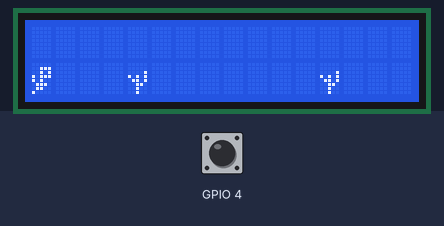
Simulated run of this sketch. Board: ESP32. On the bench: 16×2 character LCD. Inputs (shaded band) come from the test bench; at power-on: GPIO 4 HIGH. Random numbers use the default seed unless the sketch sets one; what the sketch prints to the serial monitor is not drawn.

Above: at 5.2 s.
5.3 s: GPIO 4 pulled LOW for 0.15 s
At 5.73 s:
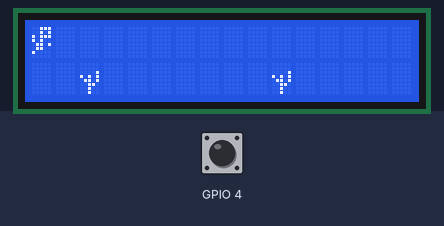
6.0 s: GPIO 4 pulled LOW for 1 s
At 6.34 s:
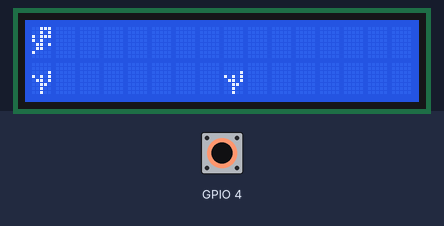
7.6 s: GPIO 4 pulled LOW for 0.15 s
At 7.85 s:
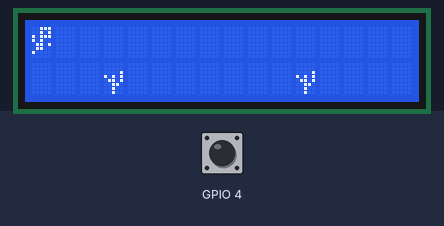
8.3 s: GPIO 4 pulled LOW for 1 s
At 8.46 s:
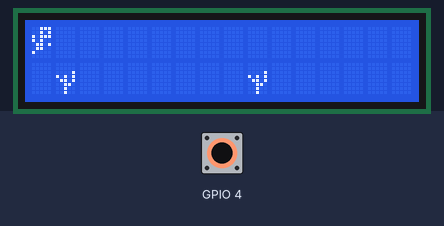
10.8 s: GPIO 4 pulled LOW for 3.2 s
At 11.8 s:
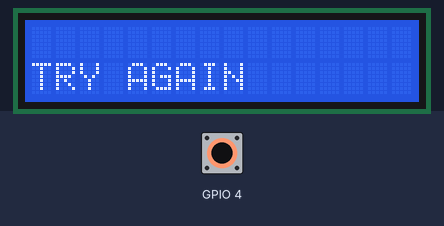
17.6 s: GPIO 4 pulled LOW for 0.15 s
At 17.95 s:
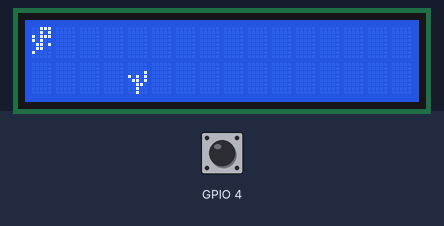
Timing chart, 0 to 20.6 s (numbered marks = the images above; inputs shaded):
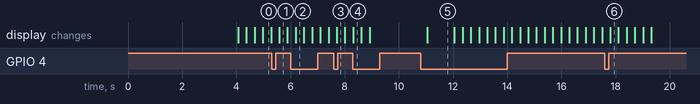

Measured:
- after the input at 10.8 s, the display: changes after 0.25 s (image 5)
- what the display in image 5 shows lasts 1.1 s, from 11.0 s to 12.1 s

The sketch:

Main.ino
```cpp
#include <LiquidCrystal.h>
#include "Dinosaurio.h";
#include "Cactus.h";
#include "Terodaptilo.h";

LiquidCrystal lcd(22,23,5,18,19,21);
Dinosaurio dino;
Cactus cactus(16);
Terodaptilo tero;

byte dinoReposo[8] = {
  B00000,
  B00000,
  B00111,
  B00101,
  B10111,
  B10100,
  B01101,
  B01100
};
byte dinoCamina1[8] = {
  B00000,
  B00111,
  B00101,
  B10111,
  B10100,
  B01110,
  B01100,
  B00010
};
byte dinoCamina2[8] = {
  B00000,
  B00111,
  B00101,
  B10111,
  B10100,
  B01110,
  B01100,
  B10000
};
byte dinoSalta[8] = {
  B00111,
  B00101,
  B10111,
  B10100,
  B01101,
  B01100,
  B10000,
  B00000
};
byte cactus1[8] = {
  B00000,
  B00000,
  B00001,
  B10101,
  B01101,
  B00110,
  B00100,
  B00100
};
byte terodaptilo[8] = {
  B00000,
  B00000,
  B00001,
  B10101,
  B01101,
  B00110,
  B00100,
  B00100
};

bool gameover = false;
int velocidad = 300;
int puntuacion = 0;

//Variables para generacion aleatoria de cactus
int contadorC = 0;
int aleatorioCactus = 0;
int tiempo = 0;

//Variables para generacion aleatoria de terodactilo
int contadorT = 0;
int aleatorioTero = 0;

struct Button {
  const uint8_t PIN;
  bool pressed;
};

Button button1 = {4, false};

void IRAM_ATTR isr() {
  button1.pressed = true;
}

//-----------------------------------------------------
void setup() {

  lcd.begin(16, 2);
  Serial.begin(115200);
  Serial.println("test");

  pinMode(button1.PIN, INPUT_PULLUP);
  attachInterrupt(button1.PIN, isr, FALLING);

  lcd.createChar(0, dinoReposo);
  lcd.createChar(1, dinoCamina1);
  lcd.createChar(2, dinoCamina2);
  lcd.createChar(3, dinoSalta);
  lcd.createChar(4, cactus1);
  lcd.createChar(5, terodaptilo);

  lcd.setCursor(0, 1);
  lcd.write(byte(0));

  delay(4000);
}

void loop() {
  if (gameover == false){
    // Se borra la pantalla
    lcd.clear();

    // Se pinta la pantalla
    if (button1.pressed) {
      dino.saltar();
      lcd.setCursor(0, 0);
      button1.pressed = false;
    }
    else {
      lcd.setCursor(0, 1);
      dino.caminar();
    }

    lcd.write(byte(dino.obtenerEstado()));
    generarEnemigos();

    // Comprobar la colision
    if(dino.obtenerPosicion() == 0 && cactus.obtenerPosicion() == 0) {
      Serial.println("Colision!");
      gameover = true;
    }

    puntuacion = puntuacion + 1;

    delay(velocidad);

  }else{
    lcd.clear();
    lcd.setCursor(0,0);
    lcd.print("GAME OVER");
    lcd.setCursor(0,1);
    lcd.print("Score: " + String(puntuacion));
    delay(velocidad);

    if (button1.pressed) {
      gameover = false;
      lcd.clear();
      lcd.setCursor(0,1);
      lcd.print("TRY AGAIN");
      delay(1000);
    }
  }
}

void generarEnemigos(){
  tiempo = tiempo + 1;
  if (tiempo == 15){
    tiempo = 0;
  }

  //Generación aleatoria de Cactus
  if (contadorC < 16){
    cactus.mover();
    lcd.setCursor(cactus.obtenerPosicion(),1);
    lcd.write(byte(4));
    contadorC  = contadorC + 1;
    aleatorioCactus = random(16);
  }else{
    cactus.setPosicionInicial(16);
    if(tiempo==aleatorioCactus){
      contadorC = 0;
    }
  }

  //Generacion aleatoria de Terodactilo
  if (contadorT < 16){
    tero.mover();
    lcd.setCursor(tero.obtenerPosicion(),1);
    lcd.write(byte(5));
    contadorT  = contadorT + 1;
    aleatorioTero = random(16);
  }else{
    tero.setPosicionInicial(16);
    if(tiempo==aleatorioTero){
      contadorT = 0;
    }
  }
}
```

Cactus.cpp
```cpp
#include "Cactus.h"

Cactus::Cactus(int posicionInicial) {
  x = posicionInicial;
}

void Cactus::mover() {
  if(x > 0) {
    x = x - 1;
  }else{
    x = 15;
  }
}

int Cactus::obtenerPosicion() {
  return x;
}

void Cactus::setPosicionInicial(int posicionInicial){
  x = posicionInicial;
}
```

Cactus.h
```cpp
#ifndef Cactus_h
#define Cactus_h
#include "Arduino.h"

class Cactus {
  private:
    int x;

  public:
    Cactus(int posicionInicial);
    void mover();
    int obtenerPosicion();
    void setPosicionInicial(int posicionInicial);
};

#endif
```

Dinosaurio.cpp
```cpp
#include "Dinosaurio.h"

Dinosaurio::Dinosaurio() {
  estado = 0;
  y = 0;
  longSalto = 2;
}

void Dinosaurio::caminar() {
    y = 0;
    if(estado == 1) {
      estado = 2;
    }
    else {
      estado = 1;
    }
}

void Dinosaurio::saltar() {
  y = 1;
  estado = 3;
}

int Dinosaurio::obtenerEstado() {
  return estado;
}

int Dinosaurio::obtenerPosicion() {
  return y;
}
```

Dinosaurio.h
```cpp
#ifndef Dinosaurio_h
#define Dinosaurio_h
#include "Arduino.h"

class Dinosaurio {
  private:
    int estado;
    int x, y;
    int longSalto;

  public:
    Dinosaurio();
    int obtenerEstado();
    void caminar();
    void saltar();
    int obtenerPosicion();
};

#endif
```

Terodaptilo.cpp
```cpp
#include "Terodaptilo.h"

//Se construye el objeto dandole valores iniciales
Terodaptilo::Terodaptilo() {
  x = 8;
}

int Terodaptilo::obtenerPosicion(){
  return x;
}

void Terodaptilo::mover(){
  if(x > 0) {
    x = x - 1;
  }else{
    x = 15;
  }
}

void Terodaptilo::setPosicionInicial(int posicionInicial){
  x = posicionInicial;
}
```

Terodaptilo.h
```cpp
//Definir clase en caso de que no esté definida
#ifndef Terodaptilo_h
#define Terodaptilo_h
#include  "Arduino.h"

class Terodaptilo {
  private: //Atributos
    int x;

  public: //Métodos
    Terodaptilo();//constructor
    int obtenerPosicion();
    void mover();
    void setPosicionInicial(int posicionInicial);
};

#endif
```
